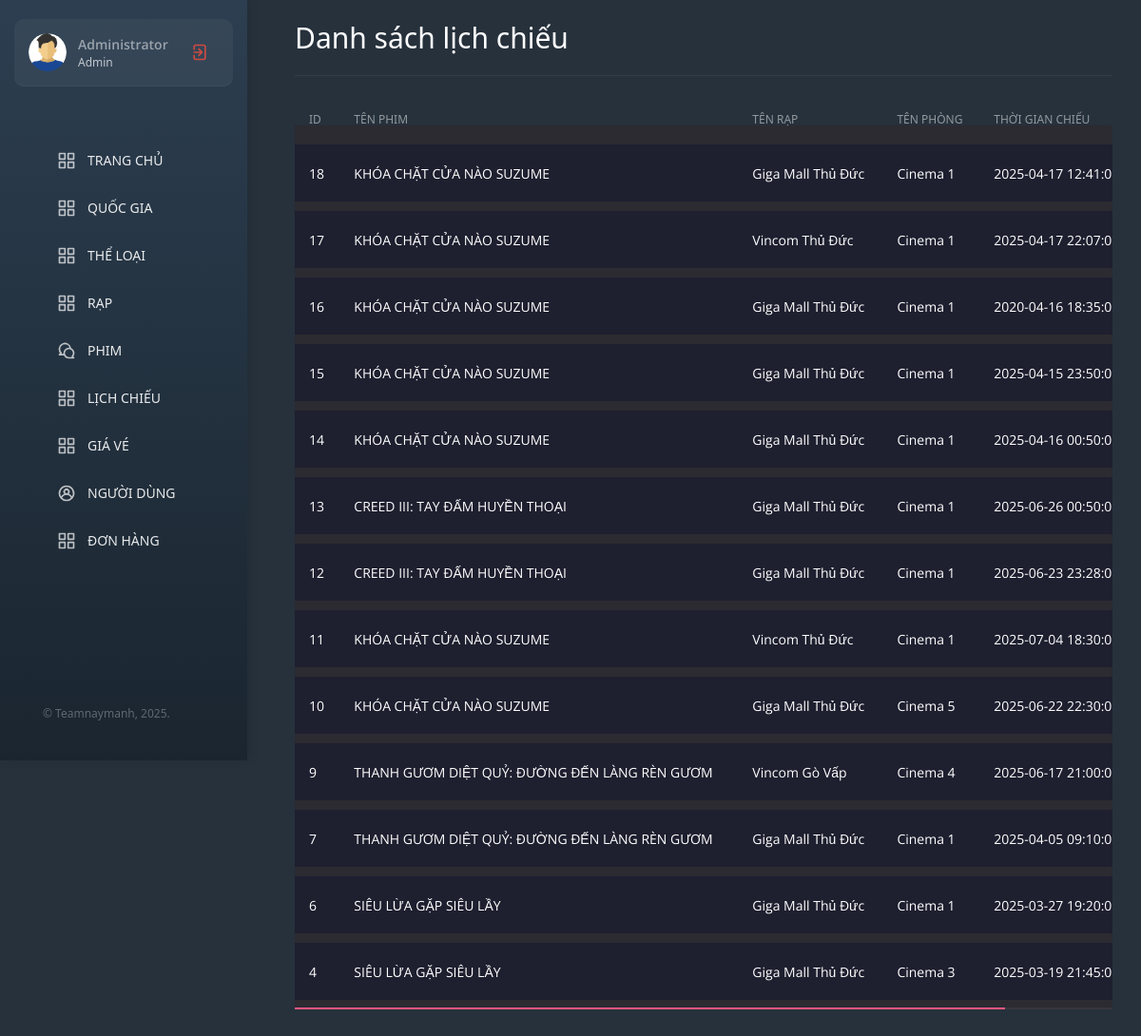
The page /admin/schedules.html (signed in) on the database its author committed.
### tables this page shows
CREATE TABLE IF NOT EXISTS `schedule` (
  `id` int NOT NULL AUTO_INCREMENT,
  `film_id` int NOT NULL,
  `cinema_id` int NOT NULL,
  `room_id` int NOT NULL,
  `start_time` datetime NOT NULL,
  PRIMARY KEY (`id`),
  KEY `film_id` (`film_id`),
  KEY `schedule_ibfk_2` (`cinema_id`),
  KEY `room_id` (`room_id`),
  CONSTRAINT `schedule_ibfk_1` FOREIGN KEY (`film_id`) REFERENCES `film` (`id`),
  CONSTRAINT `schedule_ibfk_2` FOREIGN KEY (`cinema_id`) REFERENCES `cinema` (`id`),
  CONSTRAINT `schedule_ibfk_3` FOREIGN KEY (`room_id`) REFERENCES `room` (`id`)
);

CREATE TABLE IF NOT EXISTS `film` (
  `id` int NOT NULL AUTO_INCREMENT,
  `name` varchar(255) NOT NULL,
  `poster` varchar(255) NOT NULL,
  `trailer` varchar(255) NOT NULL,
  `director` varchar(255) NOT NULL,
  `producer` varchar(255) DEFAULT NULL,
  `actor` varchar(255) NOT NULL,
  `opening_day` date NOT NULL,
  `description` varchar(1000) NOT NULL,
  `duration` int NOT NULL,
  `country_id` int DEFAULT NULL,
  `rated_id` int NOT NULL,
  `created_at` datetime DEFAULT NULL,
  `updated_at` datetime DEFAULT NULL,
  PRIMARY KEY (`id`),
  KEY `rated_id` (`rated_id`),
  KEY `country_id` (`country_id`),
  FULLTEXT KEY `name` (`name`),
  CONSTRAINT `film_ibfk_1` FOREIGN KEY (`rated_id`) REFERENCES `rated` (`id`),
  CONSTRAINT `film_ibfk_2` FOREIGN KEY (`country_id`) REFERENCES `country` (`id`)
);

CREATE TABLE IF NOT EXISTS `cinema` (
  `id` int NOT NULL AUTO_INCREMENT,
  `name` varchar(255) NOT NULL,
  `address` varchar(255) NOT NULL,
  PRIMARY KEY (`id`)
);

CREATE TABLE IF NOT EXISTS `room` (
  `id` int NOT NULL AUTO_INCREMENT,
  `name` varchar(255) NOT NULL,
  PRIMARY KEY (`id`)
);

### config/DB.php (called while the page is built, shortened)
<?php
class DB
{
    function __construct()
    {
        $conn = mysqli_connect(MYSQL_HOST, MYSQL_USER, MYSQL_PASS, MYSQL_DB) or die('Không thể kết nối tới database!');
        mysqli_set_charset($conn, "utf8");
        $this->conn = $conn;
    }
}

### models/schedule.php (called while the page is built, shortened)
<?php
class Schedule extends DB
{
  function GetSchedules()
  {
    $a = mysqli_query($this->conn, 'SELECT S.*, F.name AS film_name, F.poster AS film_poster, C.name AS cinema_name, C.address AS cinema_address, R.name AS room_name FROM schedule S LEFT JOIN cinema C ON S.cinema_id = C.id LEFT JOIN room R ON S.room_id = R.id LEFT JOIN film F ON S.film_id = F.id ORDER BY S.id DESC');
    $b = array();
    if (mysqli_num_rows($a))
      while ($row = mysqli_fetch_assoc($a)) {
        $b = array_merge($b, array($row));
      }
    return $b;
  }
}

### admin/views/schedules.php (the view, shortened to what this page needs)
<?php
$schedule = new Schedule;
?>
<main class="main">
  <div class="container-fluid">
    <div class="row">
      <div class="col-12">
        <div class="main__title">
          <h2>Danh sách lịch chiếu</h2>
        </div>
      </div>
      <div class="col-12">
        <div class="main__table-wrap">
          <table class="main__table">
            <thead>
              <tr>
                <th>ID</th>
                <th>TÊN PHIM</th>
                <th>TÊN RẠP</th>
                <th>TÊN PHÒNG</th>
                <th>THỜI GIAN CHIẾU</th>
              </tr>
            </thead>
            <tbody>
              <?php
              foreach ($schedule->GetSchedules() as $k => $v) {
              ?>
                <tr>
                  <td>
                    <div class="main__table-text"><?php echo $v['id']; ?></div>
                  </td>
                  <td>
                    <div class="main__table-text"><?php echo $v['film_name']; ?></div>
                  </td>
                  <td>
                    <div class="main__table-text"><?php echo $v['cinema_name']; ?></div>
                  </td>
                  <td>
                    <div class="main__table-text"><?php echo $v['room_name']; ?></div>
                  </td>
                  <td>
                    <div class="main__table-text"><?php echo $v['start_time']; ?></div>
                  </td>
                </tr>
              <?php } ?>
            </tbody>
          </table>
        </div>
      </div>
    </div>
  </div>
</main>

### admin/assets/css/admin.css (style rules this page uses)
html { -webkit-text-size-adjust: 100%; -ms-text-size-adjust: 100%; }
html, body { height: 100%; }
body { font-family: "Ubuntu", sans-serif; background-color: #2b2b31; font-weight: normal; -webkit-font-smoothing: antialiased; }
.main { position: relative; margin-top: 70px; padding: 25px 0 40px; }
.main__title { display: flex; flex-direction: row; justify-content: flex-start; align-items: center; flex-wrap: wrap; margin-bottom: 5px; border-bottom: 1px solid rgba(255, 255, 255, 0.06); padding-bottom: 25px; }
.main__title h2 { color: #fff; font-weight: 300; font-size: 30px; line-height: 100%; margin-bottom: 0; }
.main__table-wrap { position: relative; width: 100%; overflow: hidden; }
.main__table { width: 100%; min-width: 990px; margin-top: 20px; }
.main__table thead { border-bottom: 20px solid #2b2b31; }
.main__table thead th { font-size: 12px; color: rgba(255, 255, 255, 0.5); font-weight: 300; padding: 0 15px 0 15px; line-height: 100%; margin-bottom: 0; border: none; }
.main__table tbody tr { background-color: #1e1f2f; border-bottom: 10px solid #2b2b31; }
.main__table tbody td { padding: 15px; }
.main__table-text { display: flex; flex-direction: row; justify-content: flex-start; align-items: center; position: relative; font-size: 14px; color: #fff; font-family: "Open Sans", sans-serif; font-weight: 400; line-height: 21px; }
@media (min-width: 768px) { .main { padding: 25px 0 40px; } }
@media (min-width: 768px) { .main__title { margin-bottom: 10px; } }
@media (min-width: 768px) { .main__table { margin-top: 30px; } }
@media (min-width: 1200px) { .main { padding: 0 15px 40px 295px; margin-top: 0; } }
@media (min-width: 1200px) { .main__title { padding-bottom: 0; height: 80px; } }

### admin/views/header.php (style rules this page uses)
* { margin: 0; padding: 0; box-sizing: border-box; }
body { font-family: 'Segoe UI', Arial, sans-serif; background: #26313c; min-height: 100vh; }

### rows shown on the page
schedule: id "18", film.name "KHÓA CHẶT CỬA NÀO SUZUME", cinema.name "Giga Mall Thủ Đức", room.name "Cinema 1", start_time "2025-04-17…"
schedule: id "17", film.name "KHÓA CHẶT CỬA NÀO SUZUME", cinema.name "Vincom Thủ Đức", room.name "Cinema 1", start_time "2025-04-17…"
schedule: id "16", film.name "KHÓA CHẶT CỬA NÀO SUZUME", cinema.name "Giga Mall Thủ Đức", room.name "Cinema 1", start_time "2020-04-16…"
schedule: id "15", film.name "KHÓA CHẶT CỬA NÀO SUZUME", cinema.name "Giga Mall Thủ Đức", room.name "Cinema 1", start_time "2025-04-15…"
schedule: id "14", film.name "KHÓA CHẶT CỬA NÀO SUZUME", cinema.name "Giga Mall Thủ Đức", room.name "Cinema 1", start_time "2025-04-16…"
schedule: id "13", film.name "CREED III: TAY ĐẤM HUYỀN THOẠI", cinema.name "Giga Mall Thủ Đức", room.name "Cinema 1", start_time "2025-06-26…"
schedule: id "12", film.name "CREED III: TAY ĐẤM HUYỀN THOẠI", cinema.name "Giga Mall Thủ Đức", room.name "Cinema 1", start_time "2025-06-23…"
schedule: id "11", film.name "KHÓA CHẶT CỬA NÀO SUZUME", cinema.name "Vincom Thủ Đức", room.name "Cinema 1", start_time "2025-07-04…"
schedule: id "10", film.name "KHÓA CHẶT CỬA NÀO SUZUME", cinema.name "Giga Mall Thủ Đức", room.name "Cinema 5", start_time "2025-06-22…"
schedule: id "9", film.name "THANH GƯƠM DIỆT QUỶ: ĐƯỜNG ĐẾN LÀNG RÈN GƯƠM", cinema.name "Vincom Gò Vấp", room.name "Cinema 4", start_time "2025-06-17…"
schedule: id "7", film.name "THANH GƯƠM DIỆT QUỶ: ĐƯỜNG ĐẾN LÀNG RÈN GƯƠM", cinema.name "Giga Mall Thủ Đức", room.name "Cinema 1", start_time "2025-04-05…"
schedule: id "6", film.name "SIÊU LỪA GẶP SIÊU LẦY", cinema.name "Giga Mall Thủ Đức", room.name "Cinema 1", start_time "2025-03-27…"
schedule: id "4", film.name "SIÊU LỪA GẶP SIÊU LẦY", cinema.name "Giga Mall Thủ Đức", room.name "Cinema 3", start_time "2025-03-19…"
